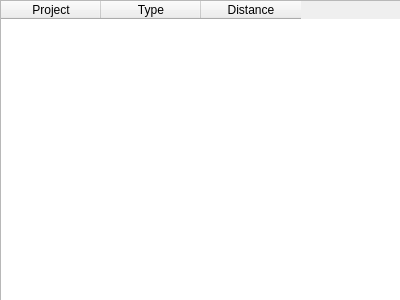
<?xml version="1.0" encoding="UTF-8"?>
<ui version="4.0">
 <class>dlgImp</class>
 <widget class="QDialog" name="dlgImp">
  <property name="geometry">
   <rect>
    <x>0</x>
    <y>0</y>
    <width>400</width>
    <height>300</height>
   </rect>
  </property>
  <property name="windowTitle">
   <string>Impacts Tab</string>
  </property>
  <widget class="QTableWidget" name="tableimpacts">
   <property name="geometry">
    <rect>
     <x>0</x>
     <y>0</y>
     <width>401</width>
     <height>301</height>
    </rect>
   </property>
   <property name="alternatingRowColors">
    <bool>true</bool>
   </property>
   <column>
    <property name="text">
     <string>Project</string>
    </property>
   </column>
   <column>
    <property name="text">
     <string>Type</string>
    </property>
   </column>
   <column>
    <property name="text">
     <string>Distance</string>
    </property>
   </column>
  </widget>
 </widget>
 <resources/>
 <connections/>
</ui>
